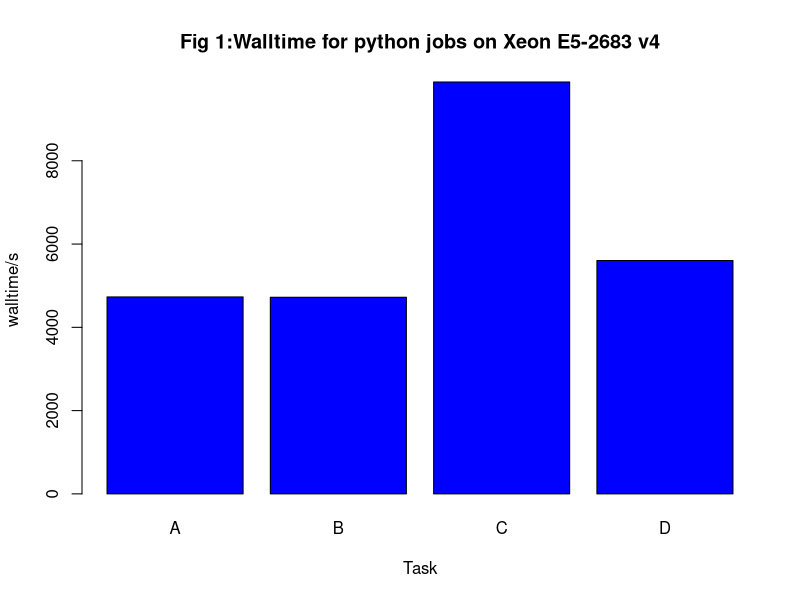

Generate this figure with R:
H <-c(4731,4723,9892,5604)
N <- c("A", "B", "C", "D")

png(file = "nxv.png")

barplot(H, names.arg= N, xlab = "Task", ylab = "walltime/s", col="blue", main = "Fig 1:Walltime for python jobs on Xeon E5-2683 v4", border="black")

dev.off()
